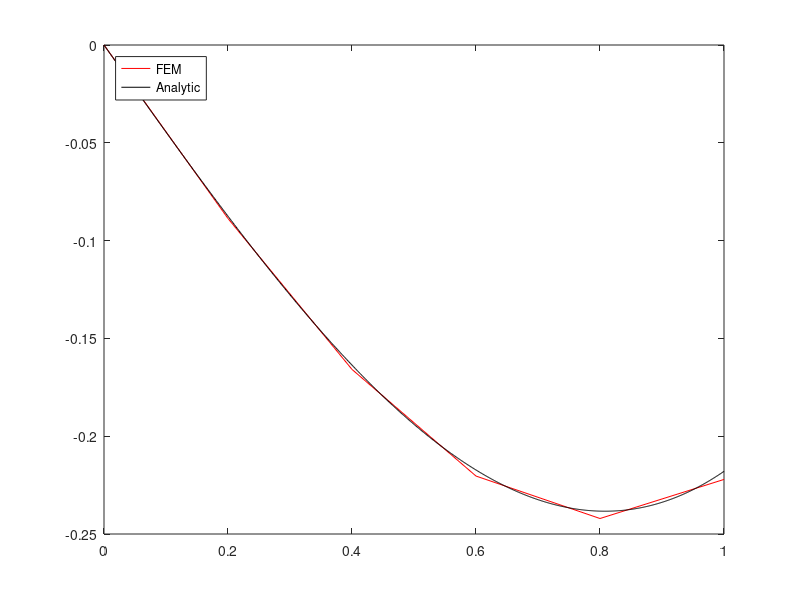

This figure's MATLAB source:
% Date: Sun Oct  8 23:02:23 -03 2017
% Description:
% 	Solution to the exercise 1.8 from the book
% 	Finite Elements & Approximation by Zienkiewicz.
% 	Equation:
% 
% 	\frac{d^2 \phi}{dx^2} + \phi = x,
% 	\phi = 0 at x = 0,
% 	\frac{d \phi}{dx} + \phi = 0 at x = 1.
%
%	Analytic solution:
%
%	\phi(x) = x - 2*sin(x)/(cos(1)+sin(1))

clear all;
close all;
clc;

Lx = 5;

x0 = 0;
xLx = 1;

dx = (xLx - x0)/Lx;

x = (x0:dx:xLx)';

A = toeplitz([-(2-dx^2) 1 zeros(1, Lx - 1)]);
A(end,:) = [zeros(1, Lx - 2) -1 2*dx 1];
f = [dx^2 * x(2:end) ; 0];

phi = A\f;
phi = [0 ; phi(1:end-1)];

x_c = linspace(0, 1, 1000);
phi_c = x_c - 2*sin(x_c)/(cos(1)+sin(1));
plot(x, phi, 'r-', x_c, phi_c, 'k-');
legend('FEM', 'Analytic', 'location', 'northwest');
